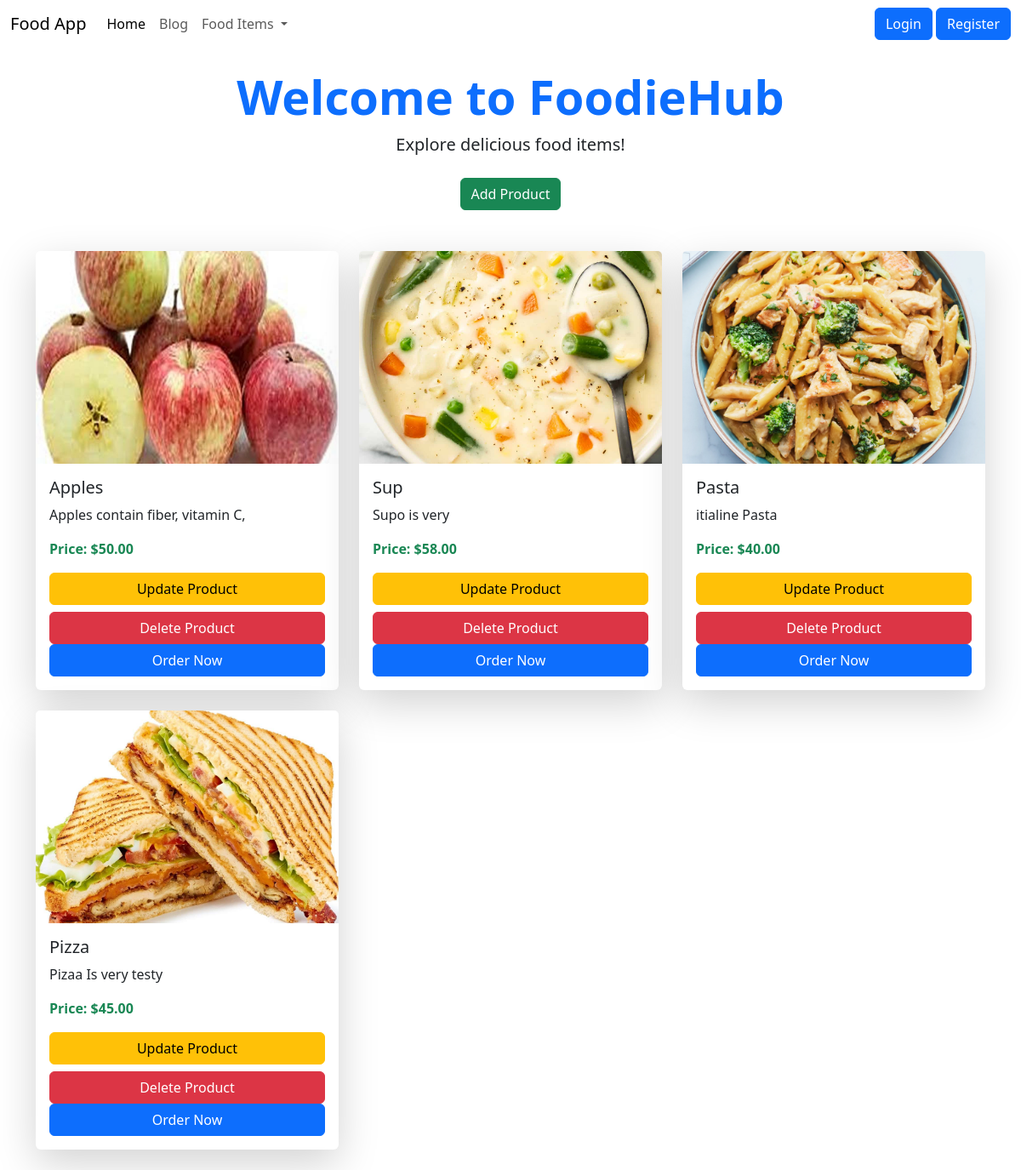
Before: / with the older database file.
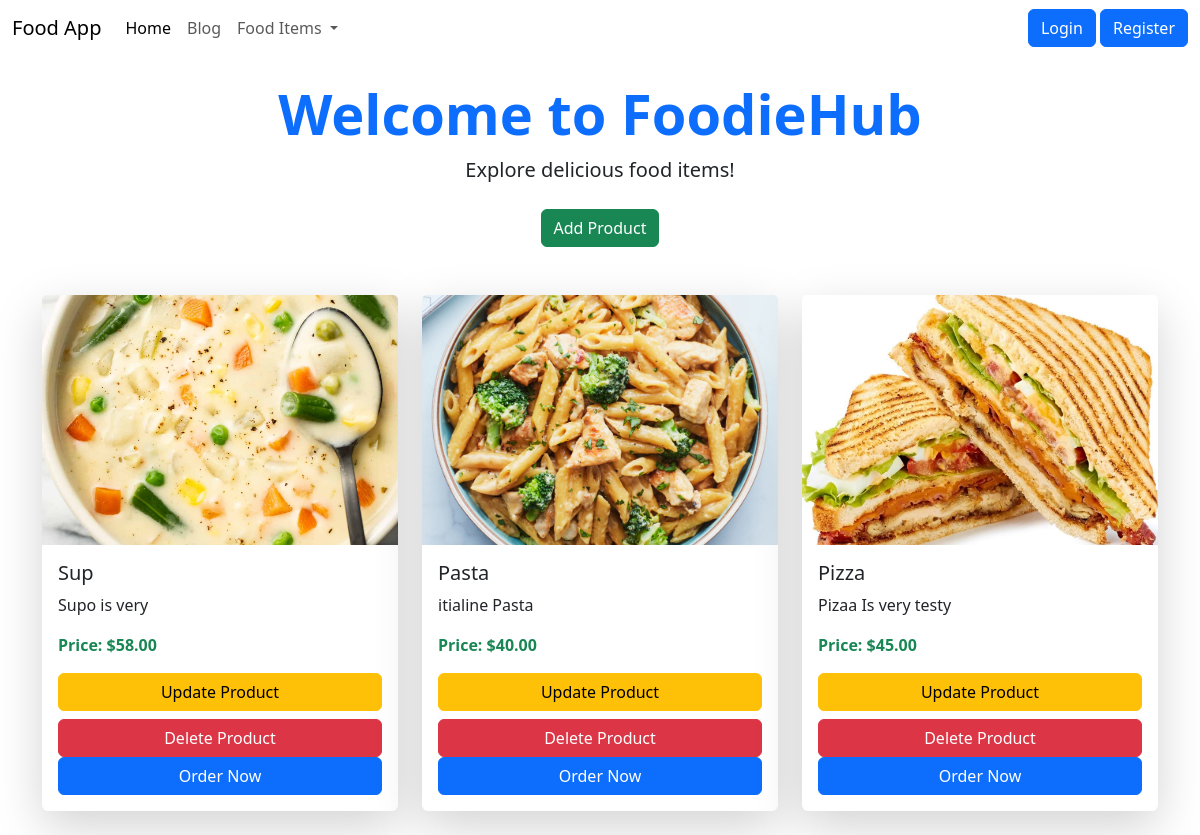
After: the same page with the newer database file.
### FoodApp/models.py (models this page shows, shortened)
class Item(models.Model):
    user_name = models.ForeignKey(User, on_delete=models.CASCADE, default=1)
    name = models.CharField(max_length=100)
    description = models.TextField()
    price = models.DecimalField(max_digits=10, decimal_places=2)
    image = models.ImageField(upload_to='images/', null=True, blank=True)  # Correct field name here

### FoodApp/views.py (the view)
# urls.py: path('', views.home, name='home'),
def home(request):
    items = Item.objects.all()
    return render(request, 'home.html', {'items': items})  # Fixed context key to 'items'

### templates/home.html (shortened to what this page needs)
<!DOCTYPE html>
<html lang="en">
<head>
    <link rel="stylesheet" href="https://cdn.jsdelivr.net/npm/bootstrap@5.3.0/dist/css/bootstrap.min.css">
</head>
<body>
    {% include 'navbar.html' %}
    <div class="container text-center mt-4">
        <h1 class="display-4 fw-bold text-primary">Welcome to FoodieHub</h1>
        <p class="lead">Explore delicious food items!</p>
    </div>
    <div class="container text-center mt-4">
       <a href="{% url 'add' %}" class="btn btn-success">Add Product</a>
    </div>
    <div class="container mt-5">
        <div class="row">
            {% for item in items %}
                <div class="col-md-4 mb-4">
                    <div class="card shadow-lg border-0">
                        {% if item.image %}
                            <img src="{{ item.image.url }}" class="card-img-top" alt="{{ item.name }}" style="height: 250px; object-fit: cover;">
                        {% else %}
                            <img src="https://via.placeholder.com/250" class="card-img-top" alt="No Image Available">
                        {% endif %}
                        <div class="card-body">
                            <h5 class="card-title text-dark">{{ item.name }}</h5>
                            <p class="card-text">{{ item.description|truncatewords:20 }}</p>
                            <p class="text-success fw-bold">Price: ${{ item.price }}</p>
                            <a href="{% url 'update_product' item.id %}" class="btn btn-warning w-100 mb-2">Update Product</a>
                            <form method="POST" action="{% url 'delete_product' item.id %}" onsubmit="return confirm('Are you sure you want to delete this product?');">
                                <button type="submit" class="btn btn-danger w-100">Delete Product</button>
                            </form>
                            <a href="#" class="btn btn-primary w-100">Order Now</a>
                        </div>
                    </div>
                </div>
            {% endfor %}
        </div>
    </div>
</body>
</html>

### templates/navbar.html (shortened to what this page needs)
<!doctype html>
<html lang="en">
{% load static %}
<head>
    <link href="https://cdn.jsdelivr.net/npm/bootstrap@5.3.3/dist/css/bootstrap.min.css" rel="stylesheet">
</head>
<body>
<nav class="navbar navbar-expand-lg">
    <div class="container-fluid">
        <a class="navbar-brand" href="#">Food App</a>
        <div class="collapse navbar-collapse" id="navbarSupportedContent">
            <ul class="navbar-nav me-auto mb-2 mb-lg-0">
                <li class="nav-item">
                    <a class="nav-link active" aria-current="page" href="#">Home</a>
                </li>
                <li class="nav-item">
                    <a class="nav-link" href="#">Blog</a>
                </li>
                <li class="nav-item dropdown">
                    <a class="nav-link dropdown-toggle" href="#" role="button" data-bs-toggle="dropdown" aria-expanded="false">
                        Food Items
                    </a>
                </li>
            </ul>
            <div class="ms-3 auth-buttons flex ">
                {% if user.is_authenticated %}
                    <form method="POST" action="{% url 'logout' %}" class="d-inline">
                        <a href="{% url 'profile' %}" class="btn btn-primary">Profile</a>
                        {% csrf_token %}
                        <button type="submit" class="btn btn-danger">Logout</button>
                    </form>
                {% else %}
                    <a href="{% url 'login' %}" class="btn btn-primary">Login</a>
                    <a href="{% url 'register' %}" class="btn btn-primary">Register</a>
                {% endif %}
            </div>
        </div>
    </div>
</nav>
</body>
</html>

Changed rows visible on the page:
removed Item: image (picture), name "Apples", description "Apples contain fiber, vitamin C,", price "50.00"
